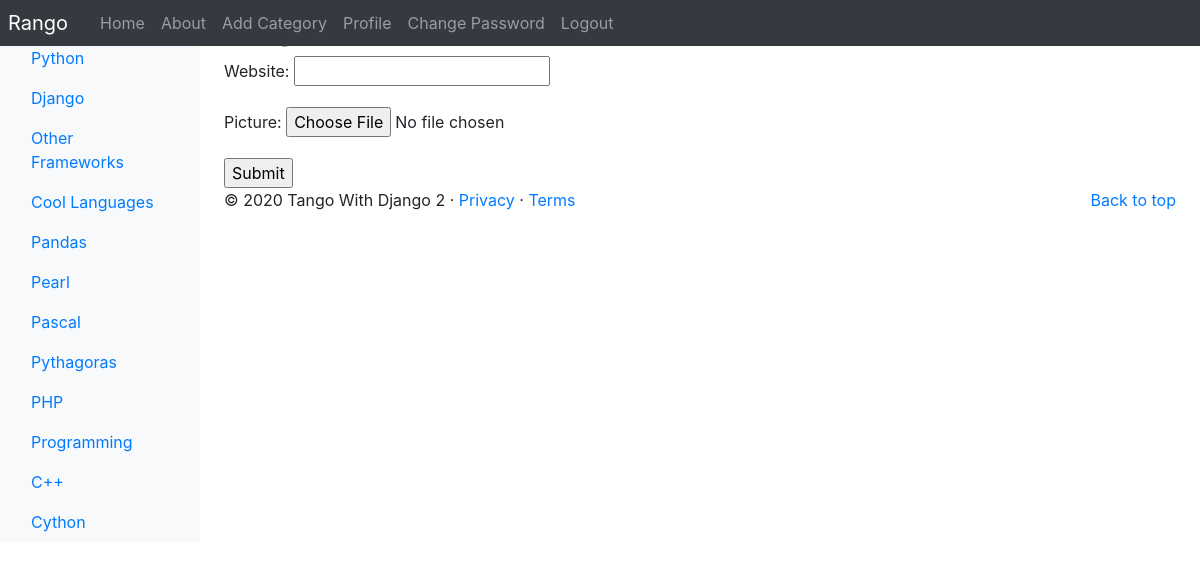
Page /rango/rango/register_profile/ (signed in) on the committed database.
### rango/models.py (models this page shows, shortened)
class Category(models.Model):
    NAME_MAX_LENGTH = 128
    name = models.CharField(max_length=NAME_MAX_LENGTH, unique=True)
    views = models.IntegerField(default=0)
    likes = models.IntegerField(default=0)
    slug = models.SlugField(unique=True)
    class Meta:
        verbose_name_plural = 'Categories'

### rango/views.py (the view, shortened to what this page needs)
# urls.py: path('rango/register_profile/', views.register_profile, name='register_profile'),
@login_required
def register_profile(request):
    form = UserProfileForm()
    context_dict = {'form': form}
    return render(request, 'rango/profile_registration.html', context_dict)

### rango/forms.py
class UserProfileForm(forms.ModelForm):
    website = forms.URLField(required=False)
    picture = forms.ImageField(required=False)
    class Meta:
        model = UserProfile
        exclude = ('user',)

### rango/templatetags/rango_template_tags.py (called while the page is built)
@register.inclusion_tag('rango/categories.html')
def get_category_list(current_category=None):
    return {'categories': Category.objects.all(),
            'current_category': current_category}

### templates/rango/profile_registration.html (shortened to what this page needs)
{% extends "rango/base.html" %}
{% block body_block %}
	<h1>Registration - Step 2</h1>
	<form method="post" action="." enctype="multipart/form-data">
		{{ form.as_p }}
		<input type="submit" value="Submit" />
	</form>
{% endblock %}

### templates/rango/categories.html (shortened to what this page needs)
<ul class="nav flex-column">
{% if categories %}
    {% for c in categories %}
        {% if c == current_category %}
        <li class="nav-item">
            <a class="nav-link active" href="{% url 'rango:show_category' c.slug %}">
                <span data-feather="archive"></span>{{ c.name }}
            </a>
        </li>
        {% else %}
        <li class="nav-item">
            <a class="nav-link" href="{% url 'rango:show_category' c.slug %}">
                {{ c.name }}
            </a>
        </li>
        {% endif %}
    {% endfor %}
{% else %}
    <li class="nav-item">There are no categories present.</li>
{% endif %}
</ul>

### rows in the picture
Category: name "Python"
Category: name "Django"
Category: name "Other Frameworks"
Category: name "Cool Languages"
Category: name "Pandas"
Category: name "Pearl"
Category: name "Pascal"
Category: name "Pythagoras"
Category: name "PHP"
Category: name "Programming"
Category: name "C++"
Category: name "Cython"
